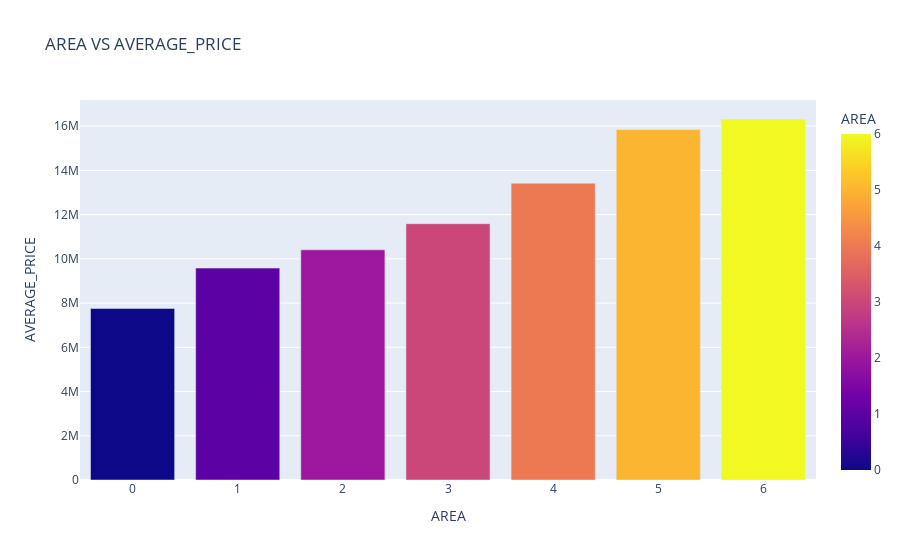

Here is the notebook cell this chart was saved with:
### Markdown cell above
### **EDA for Feature vs Target**

### Code cell
x = pd.DataFrame(data.groupby('AREA')["TOTAL_SALES_PRICE"].mean())
y = data['AREA'].unique()
y = sorted(y)
df2 = {'AREA':y,"AVERAGE_PRICE":x['TOTAL_SALES_PRICE']}
temp = pd.DataFrame(df2)
temp.sort_values('AVERAGE_PRICE',inplace = True)

fig1 = px.bar(temp,x = 'AREA',y = 'AVERAGE_PRICE', color = 'AREA', title = "AREA VS AVERAGE_PRICE")
fig1

### Figure 1 — Plotly figure (JSON) as saved in the notebook; plotly's stock layout.template omitted (floating-point values rounded to 4 significant figures)
{"data": [{"alignmentgroup": "True", "hovertemplate": "AREA=%{marker.color}<br>AVERAGE_PRICE=%{y}<extra></extra>", "legendgroup": "", "marker": {"color": [0, 1, 2, 3, 4, 5, 6], "coloraxis": "coloraxis", "pattern": {"shape": ""}}, "name": "", "offsetgroup": "", "orientation": "v", "showlegend": false, "textposition": "auto", "type": "bar", "x": [0, 1, 2, 3, 4, 5, 6], "xaxis": "x", "y": [7755000.0, 9581000.0, 10410000.0, 11590000.0, 13420000.0, 15840000.0, 16320000.0], "yaxis": "y"}], "layout": {"barmode": "relative", "coloraxis": {"colorbar": {"title": {"text": "AREA"}}, "colorscale": [[0, "#0d0887"], [0.1111, "#46039f"], [0.2222, "#7201a8"], [0.3333, "#9c179e"], [0.4444, "#bd3786"], [0.5556, "#d8576b"], [0.6667, "#ed7953"], [0.7778, "#fb9f3a"], [0.8889, "#fdca26"], [1, "#f0f921"]]}, "legend": {"tracegroupgap": 0}, "title": {"text": "AREA VS AVERAGE_PRICE"}, "xaxis": {"anchor": "y", "domain": [0, 1], "title": {"text": "AREA"}}, "yaxis": {"anchor": "x", "domain": [0, 1], "title": {"text": "AVERAGE_PRICE"}}}}
